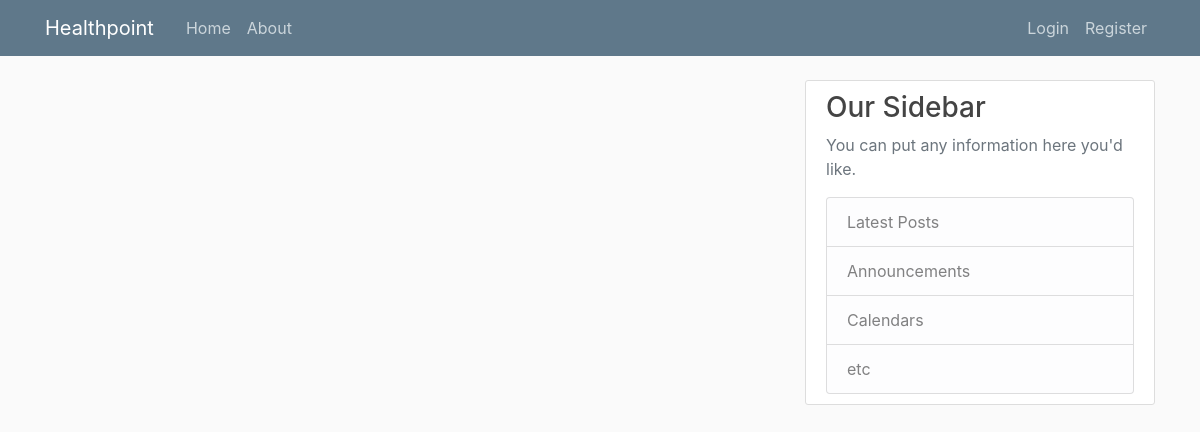
Before: / with the older database file.
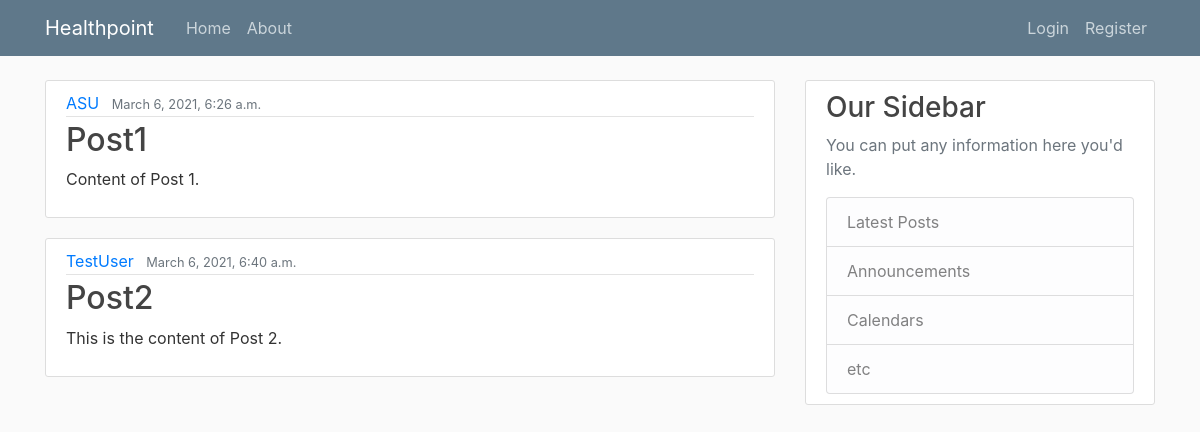
After: the same page with the newer database file.
### healthpoint/models.py (models this page shows)
class Post(models.Model):
	title = models.CharField(max_length=100)
	content = models.TextField()
	date_posted = models.DateTimeField(default=timezone.now)
	author = models.ForeignKey(User, on_delete=models.CASCADE)

class User(AbstractBaseUser, PermissionsMixin):
	id = models.AutoField(primary_key = True)
	email = models.EmailField(max_length=200, unique=True)
	user_name = models.CharField(max_length=20, unique=True)
	full_name = models.CharField(max_length=100)
	date_joined = models.DateTimeField(default=timezone.now)
	is_staff = models.BooleanField(default=False)
	is_active = models.BooleanField(default=True)
	is_doctor = models.BooleanField(default=False)
	objects = AccountManager()
	USERNAME_FIELD = 'email'
	REQUIRED_FIELDS = ['user_name', 'full_name']
	def __str__(self):
		return self.user_name

### healthpoint/views.py (the view)
# urls.py: path('', views.home, name='healthpoint-home'),
def home(request):
	content = {
		'posts' : Post.objects.all()
	}
	return render(request, 'healthpoint/home.html', content)

### healthpoint/templates/healthpoint/home.html (shortened to what this page needs)
{% extends "healthpoint/base.html" %}
{% block content %}
	{% for post in posts %}
		<article class="media content-section">
		  <div class="media-body">
		    <div class="article-metadata">
		      <a class="mr-2" href="#">{{ post.author }}</a>
		      <small class="text-muted">{{ post.date_posted }}</small>
		    </div>
		    <h2><a class="article-title" href="#">{{ post.title }}</a></h2>
		    <p class="article-content">{{ post.content }}</p>
		  </div>
		</article>
	{% endfor %}
{% endblock content %}

### healthpoint/templates/healthpoint/base.html (shortened to what this page needs)
{% load static %}
<!DOCTYPE html>
<html lang="en">
<head>
    <link rel="stylesheet" href="https://maxcdn.bootstrapcdn.com/bootstrap/4.0.0/css/bootstrap.min.css">
    <link rel="stylesheet" type="text/css" href="{% static 'healthpoint/main.css' %}">
</head>
<body>
	<header class="site-header">
	  <nav class="navbar navbar-expand-md navbar-dark bg-steel fixed-top">
	    <div class="container">
	      <a class="navbar-brand mr-4" href="/">Healthpoint</a>
	      <div class="collapse navbar-collapse" id="navbarToggle">
	        <div class="navbar-nav mr-auto">
	          <a class="nav-item nav-link" href="{% url 'healthpoint-home' %}">Home</a>
	          <a class="nav-item nav-link" href="{% url 'healthpoint-about' %}">About</a>
	        </div>
	        <div class="navbar-nav">
	          <a class="nav-item nav-link" href="#">Login</a>
	          <a class="nav-item nav-link" href="#">Register</a>
	        </div>
	      </div>
	    </div>
	  </nav>
	</header>
	<main role="main" class="container">
	  <div class="row">
	    <div class="col-md-8">
	      {% block content %}{% endblock %}
	    </div>
	    <div class="col-md-4">
	      <div class="content-section">
	        <h3>Our Sidebar</h3>
	        <p class='text-muted'>You can put any information here you'd like.</p>
	          <ul class="list-group">
	            <li class="list-group-item list-group-item-light">Latest Posts</li>
	            <li class="list-group-item list-group-item-light">Announcements</li>
	            <li class="list-group-item list-group-item-light">Calendars</li>
	            <li class="list-group-item list-group-item-light">etc</li>
	          </ul>
	      </div>
	    </div>
	  </div>
	</main>
</body>
</html>

### healthpoint/static/healthpoint/main.css (style rules this page uses)
body { background: #fafafa; color: #333333; margin-top: 5rem; }
h1, h2, h3, h4, h5, h6 { color: #444444; }
ul { margin: 0; }
.bg-steel { background-color: #5f788a; }
.site-header .navbar-nav .nav-link { color: #cbd5db; }
.content-section { background: #ffffff; padding: 10px 20px; border: 1px solid #dddddd; border-radius: 3px; margin-bottom: 20px; }
.article-title { color: #444444; }
.article-content { white-space: pre-line; }
.article-metadata { padding-bottom: 1px; margin-bottom: 4px; border-bottom: 1px solid #e3e3e3 }

Changed rows visible on the page:
added Post: author "ASU", date_posted "March 6, 2021, 6:26 a.m.", title "Post1", content "Content of Post 1."
added Post: author "TestUser", date_posted "March 6, 2021, 6:40 a.m.", title "Post2", content "This is the content of Post 2."
